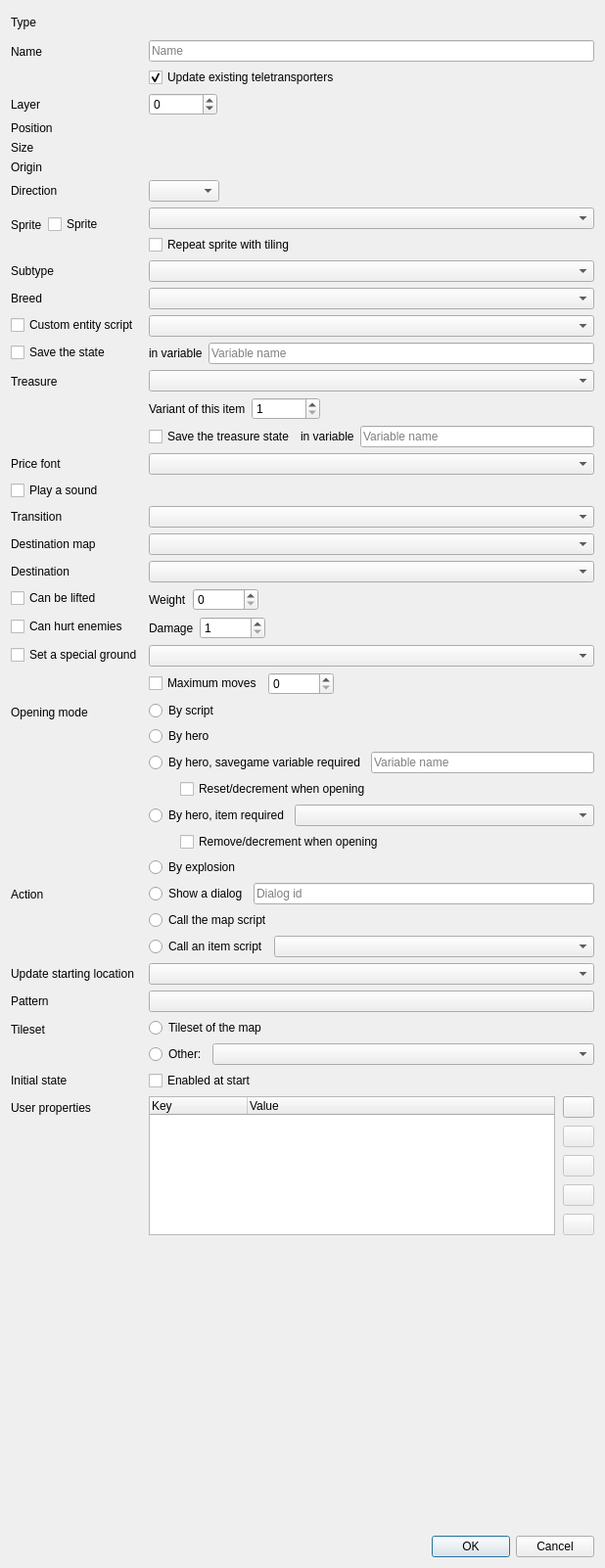
<?xml version="1.0" encoding="UTF-8"?>
<ui version="4.0">
 <class>SolarusEditor::EditEntityDialog</class>
 <widget class="QDialog" name="SolarusEditor::EditEntityDialog">
  <property name="geometry">
   <rect>
    <x>0</x>
    <y>0</y>
    <width>618</width>
    <height>1602</height>
   </rect>
  </property>
  <property name="sizePolicy">
   <sizepolicy hsizetype="Fixed" vsizetype="Fixed">
    <horstretch>0</horstretch>
    <verstretch>0</verstretch>
   </sizepolicy>
  </property>
  <property name="windowTitle">
   <string>Edit an entity</string>
  </property>
  <layout class="QVBoxLayout" name="verticalLayout_3">
   <item>
    <layout class="QFormLayout" name="form_layout">
     <property name="rowWrapPolicy">
      <enum>QFormLayout::RowWrapPolicy::DontWrapRows</enum>
     </property>
     <property name="leftMargin">
      <number>0</number>
     </property>
     <property name="topMargin">
      <number>0</number>
     </property>
     <property name="rightMargin">
      <number>0</number>
     </property>
     <property name="bottomMargin">
      <number>0</number>
     </property>
     <item row="0" column="0">
      <widget class="QLabel" name="type_label">
       <property name="text">
        <string>Type</string>
       </property>
      </widget>
     </item>
     <item row="0" column="1">
      <widget class="QLabel" name="type_field">
       <property name="minimumSize">
        <size>
         <width>0</width>
         <height>24</height>
        </size>
       </property>
       <property name="font">
        <font>
         <bold>true</bold>
        </font>
       </property>
       <property name="text">
        <string/>
       </property>
      </widget>
     </item>
     <item row="1" column="0">
      <widget class="QLabel" name="name_label">
       <property name="text">
        <string>Name</string>
       </property>
      </widget>
     </item>
     <item row="1" column="1">
      <layout class="QVBoxLayout" name="name_layout">
       <property name="leftMargin">
        <number>0</number>
       </property>
       <property name="topMargin">
        <number>0</number>
       </property>
       <property name="rightMargin">
        <number>0</number>
       </property>
       <property name="bottomMargin">
        <number>0</number>
       </property>
       <item>
        <widget class="QLineEdit" name="name_field">
         <property name="placeholderText">
          <string>Name</string>
         </property>
        </widget>
       </item>
       <item>
        <widget class="QCheckBox" name="name_update_teletransporters_check_box">
         <property name="text">
          <string>Update existing teletransporters</string>
         </property>
         <property name="checked">
          <bool>true</bool>
         </property>
        </widget>
       </item>
      </layout>
     </item>
     <item row="2" column="0">
      <widget class="QLabel" name="layer_label">
       <property name="text">
        <string>Layer</string>
       </property>
      </widget>
     </item>
     <item row="2" column="1">
      <widget class="QWidget" name="layer_layout" native="true">
       <layout class="QHBoxLayout" name="horizontalLayout_6">
        <property name="leftMargin">
         <number>0</number>
        </property>
        <property name="topMargin">
         <number>0</number>
        </property>
        <property name="rightMargin">
         <number>0</number>
        </property>
        <property name="bottomMargin">
         <number>0</number>
        </property>
        <item>
         <widget class="QSpinBox" name="layer_field">
          <property name="minimumSize">
           <size>
            <width>70</width>
            <height>0</height>
           </size>
          </property>
          <property name="minimum">
           <number>-9999</number>
          </property>
          <property name="maximum">
           <number>9999</number>
          </property>
         </widget>
        </item>
        <item>
         <spacer name="layer_spacer">
          <property name="orientation">
           <enum>Qt::Orientation::Horizontal</enum>
          </property>
          <property name="sizeHint" stdset="0">
           <size>
            <width>0</width>
            <height>0</height>
           </size>
          </property>
         </spacer>
        </item>
       </layout>
      </widget>
     </item>
     <item row="3" column="0">
      <widget class="QLabel" name="position_label">
       <property name="text">
        <string>Position</string>
       </property>
      </widget>
     </item>
     <item row="3" column="1">
      <widget class="SolarusEditor::PairSpinBox" name="xy_field" native="true"/>
     </item>
     <item row="4" column="0">
      <widget class="QLabel" name="size_label">
       <property name="text">
        <string>Size</string>
       </property>
      </widget>
     </item>
     <item row="4" column="1">
      <widget class="SolarusEditor::PairSpinBox" name="size_field" native="true"/>
     </item>
     <item row="5" column="0">
      <widget class="QLabel" name="origin_label">
       <property name="text">
        <string>Origin</string>
       </property>
      </widget>
     </item>
     <item row="5" column="1">
      <widget class="SolarusEditor::PairSpinBox" name="origin_field" native="true"/>
     </item>
     <item row="6" column="0">
      <widget class="QLabel" name="direction_label">
       <property name="text">
        <string>Direction</string>
       </property>
      </widget>
     </item>
     <item row="6" column="1">
      <widget class="QWidget" name="direction_layout" native="true">
       <layout class="QHBoxLayout" name="layout_4">
        <property name="leftMargin">
         <number>0</number>
        </property>
        <property name="topMargin">
         <number>0</number>
        </property>
        <property name="rightMargin">
         <number>0</number>
        </property>
        <property name="bottomMargin">
         <number>0</number>
        </property>
        <item>
         <widget class="QComboBox" name="direction_field"/>
        </item>
        <item>
         <spacer name="direction_spacer">
          <property name="orientation">
           <enum>Qt::Orientation::Horizontal</enum>
          </property>
          <property name="sizeHint" stdset="0">
           <size>
            <width>0</width>
            <height>0</height>
           </size>
          </property>
         </spacer>
        </item>
       </layout>
      </widget>
     </item>
     <item row="7" column="0">
      <widget class="QWidget" name="sprite_label_check_box" native="true">
       <layout class="QHBoxLayout" name="horizontalLayout_2">
        <property name="leftMargin">
         <number>0</number>
        </property>
        <property name="topMargin">
         <number>0</number>
        </property>
        <property name="rightMargin">
         <number>0</number>
        </property>
        <property name="bottomMargin">
         <number>0</number>
        </property>
        <item>
         <widget class="QLabel" name="sprite_label">
          <property name="text">
           <string>Sprite</string>
          </property>
         </widget>
        </item>
        <item>
         <widget class="QCheckBox" name="sprite_check_box">
          <property name="text">
           <string>Sprite</string>
          </property>
         </widget>
        </item>
       </layout>
      </widget>
     </item>
     <item row="7" column="1">
      <layout class="QVBoxLayout" name="sprite_layout">
       <property name="leftMargin">
        <number>0</number>
       </property>
       <property name="topMargin">
        <number>0</number>
       </property>
       <property name="rightMargin">
        <number>0</number>
       </property>
       <property name="bottomMargin">
        <number>0</number>
       </property>
       <item>
        <widget class="SolarusEditor::ResourceSelector" name="sprite_field"/>
       </item>
       <item>
        <widget class="QCheckBox" name="tiled_field">
         <property name="text">
          <string>Repeat sprite with tiling</string>
         </property>
        </widget>
       </item>
      </layout>
     </item>
     <item row="8" column="0">
      <widget class="QLabel" name="subtype_label">
       <property name="text">
        <string>Subtype</string>
       </property>
      </widget>
     </item>
     <item row="8" column="1">
      <widget class="QComboBox" name="subtype_field"/>
     </item>
     <item row="9" column="0">
      <widget class="QLabel" name="breed_label">
       <property name="text">
        <string>Breed</string>
       </property>
      </widget>
     </item>
     <item row="9" column="1">
      <widget class="SolarusEditor::ResourceSelector" name="breed_field"/>
     </item>
     <item row="10" column="0">
      <widget class="QCheckBox" name="model_check_box">
       <property name="text">
        <string>Custom entity script</string>
       </property>
      </widget>
     </item>
     <item row="10" column="1">
      <widget class="SolarusEditor::ResourceSelector" name="model_field"/>
     </item>
     <item row="11" column="0">
      <widget class="QCheckBox" name="savegame_variable_check_box">
       <property name="text">
        <string>Save the state</string>
       </property>
      </widget>
     </item>
     <item row="11" column="1">
      <widget class="QWidget" name="savegame_variable_layout" native="true">
       <layout class="QHBoxLayout" name="horizontalLayout">
        <property name="leftMargin">
         <number>0</number>
        </property>
        <property name="topMargin">
         <number>0</number>
        </property>
        <property name="rightMargin">
         <number>0</number>
        </property>
        <property name="bottomMargin">
         <number>0</number>
        </property>
        <item>
         <widget class="QLabel" name="savegame_variable_label">
          <property name="text">
           <string>in variable</string>
          </property>
         </widget>
        </item>
        <item>
         <widget class="QLineEdit" name="savegame_variable_field">
          <property name="placeholderText">
           <string>Variable name</string>
          </property>
         </widget>
        </item>
       </layout>
      </widget>
     </item>
     <item row="12" column="0">
      <widget class="QLabel" name="treasure_label">
       <property name="text">
        <string>Treasure</string>
       </property>
      </widget>
     </item>
     <item row="12" column="1">
      <widget class="QWidget" name="treasure_layout" native="true">
       <layout class="QVBoxLayout" name="layout_3">
        <property name="leftMargin">
         <number>0</number>
        </property>
        <property name="topMargin">
         <number>0</number>
        </property>
        <property name="rightMargin">
         <number>0</number>
        </property>
        <property name="bottomMargin">
         <number>0</number>
        </property>
        <item>
         <widget class="SolarusEditor::ResourceSelector" name="treasure_name_field"/>
        </item>
        <item>
         <layout class="QHBoxLayout" name="horizontal_layout_3">
          <property name="leftMargin">
           <number>0</number>
          </property>
          <property name="topMargin">
           <number>0</number>
          </property>
          <property name="rightMargin">
           <number>0</number>
          </property>
          <property name="bottomMargin">
           <number>0</number>
          </property>
          <item>
           <widget class="QLabel" name="treasure_variant_label">
            <property name="text">
             <string>Variant of this item</string>
            </property>
           </widget>
          </item>
          <item>
           <widget class="QSpinBox" name="treasure_variant_field">
            <property name="minimumSize">
             <size>
              <width>70</width>
              <height>0</height>
             </size>
            </property>
            <property name="minimum">
             <number>1</number>
            </property>
            <property name="maximum">
             <number>999</number>
            </property>
           </widget>
          </item>
          <item>
           <spacer name="horizontal_spacer_4">
            <property name="orientation">
             <enum>Qt::Orientation::Horizontal</enum>
            </property>
            <property name="sizeHint" stdset="0">
             <size>
              <width>0</width>
              <height>0</height>
             </size>
            </property>
           </spacer>
          </item>
         </layout>
        </item>
        <item>
         <layout class="QHBoxLayout" name="horizontal_layout_4">
          <property name="leftMargin">
           <number>0</number>
          </property>
          <property name="topMargin">
           <number>0</number>
          </property>
          <property name="rightMargin">
           <number>0</number>
          </property>
          <property name="bottomMargin">
           <number>0</number>
          </property>
          <item>
           <widget class="QCheckBox" name="save_treasure_check_box">
            <property name="text">
             <string>Save the treasure state</string>
            </property>
           </widget>
          </item>
          <item>
           <widget class="QLabel" name="treasure_savegame_variable_label">
            <property name="text">
             <string>in variable</string>
            </property>
           </widget>
          </item>
          <item>
           <widget class="QLineEdit" name="treasure_savegame_variable_field">
            <property name="minimumSize">
             <size>
              <width>180</width>
              <height>0</height>
             </size>
            </property>
            <property name="placeholderText">
             <string>Variable name</string>
            </property>
           </widget>
          </item>
         </layout>
        </item>
       </layout>
      </widget>
     </item>
     <item row="13" column="0">
      <widget class="QLabel" name="font_label">
       <property name="text">
        <string>Price font</string>
       </property>
      </widget>
     </item>
     <item row="13" column="1">
      <widget class="SolarusEditor::ResourceSelector" name="font_field"/>
     </item>
     <item row="14" column="0">
      <widget class="QCheckBox" name="sound_check_box">
       <property name="text">
        <string>Play a sound</string>
       </property>
      </widget>
     </item>
     <item row="14" column="1">
      <widget class="SolarusEditor::SoundChooser" name="sound_field" native="true"/>
     </item>
     <item row="15" column="0">
      <widget class="QLabel" name="transition_label">
       <property name="text">
        <string>Transition</string>
       </property>
      </widget>
     </item>
     <item row="15" column="1">
      <widget class="SolarusEditor::EnumSelector&lt;SolarusEditor::TransitionStyle&gt;" name="transition_field"/>
     </item>
     <item row="16" column="0">
      <widget class="QLabel" name="destination_map_label">
       <property name="text">
        <string>Destination map</string>
       </property>
      </widget>
     </item>
     <item row="16" column="1">
      <widget class="SolarusEditor::ResourceSelector" name="destination_map_field"/>
     </item>
     <item row="17" column="0">
      <widget class="QLabel" name="destination_label">
       <property name="text">
        <string>Destination</string>
       </property>
      </widget>
     </item>
     <item row="17" column="1">
      <widget class="SolarusEditor::EntitySelector" name="destination_field"/>
     </item>
     <item row="18" column="0">
      <widget class="QCheckBox" name="weight_check_box">
       <property name="text">
        <string>Can be lifted</string>
       </property>
      </widget>
     </item>
     <item row="18" column="1">
      <widget class="QWidget" name="weight_layout" native="true">
       <layout class="QHBoxLayout" name="horizontalLayout_3">
        <property name="leftMargin">
         <number>0</number>
        </property>
        <property name="topMargin">
         <number>0</number>
        </property>
        <property name="rightMargin">
         <number>0</number>
        </property>
        <property name="bottomMargin">
         <number>0</number>
        </property>
        <item>
         <widget class="QLabel" name="weight_label">
          <property name="text">
           <string>Weight</string>
          </property>
         </widget>
        </item>
        <item>
         <widget class="QSpinBox" name="weight_field">
          <property name="maximumSize">
           <size>
            <width>70</width>
            <height>16777215</height>
           </size>
          </property>
          <property name="minimum">
           <number>0</number>
          </property>
          <property name="maximum">
           <number>999999</number>
          </property>
         </widget>
        </item>
        <item>
         <spacer name="weight_spacer">
          <property name="orientation">
           <enum>Qt::Orientation::Horizontal</enum>
          </property>
          <property name="sizeHint" stdset="0">
           <size>
            <width>0</width>
            <height>0</height>
           </size>
          </property>
         </spacer>
        </item>
       </layout>
      </widget>
     </item>
     <item row="19" column="0">
      <widget class="QCheckBox" name="damage_on_enemies_check_box">
       <property name="text">
        <string>Can hurt enemies</string>
       </property>
      </widget>
     </item>
     <item row="19" column="1">
      <widget class="QWidget" name="damage_on_enemies_layout" native="true">
       <layout class="QHBoxLayout" name="horizontalLayout_4">
        <property name="leftMargin">
         <number>0</number>
        </property>
        <property name="topMargin">
         <number>0</number>
        </property>
        <property name="rightMargin">
         <number>0</number>
        </property>
        <property name="bottomMargin">
         <number>0</number>
        </property>
        <item>
         <widget class="QLabel" name="damage_on_enemies_label">
          <property name="text">
           <string>Damage</string>
          </property>
         </widget>
        </item>
        <item>
         <widget class="QSpinBox" name="damage_on_enemies_field">
          <property name="maximumSize">
           <size>
            <width>70</width>
            <height>16777215</height>
           </size>
          </property>
          <property name="minimum">
           <number>1</number>
          </property>
          <property name="maximum">
           <number>999999</number>
          </property>
         </widget>
        </item>
        <item>
         <spacer name="damage_on_enemies_spacer">
          <property name="orientation">
           <enum>Qt::Orientation::Horizontal</enum>
          </property>
          <property name="sizeHint" stdset="0">
           <size>
            <width>0</width>
            <height>0</height>
           </size>
          </property>
         </spacer>
        </item>
       </layout>
      </widget>
     </item>
     <item row="20" column="0">
      <widget class="QCheckBox" name="ground_check_box">
       <property name="text">
        <string>Set a special ground</string>
       </property>
      </widget>
     </item>
     <item row="20" column="1">
      <widget class="SolarusEditor::EnumSelector&lt;SolarusEditor::Ground&gt;" name="ground_field"/>
     </item>
     <item row="21" column="1">
      <widget class="QWidget" name="max_moves_layout" native="true">
       <property name="sizePolicy">
        <sizepolicy hsizetype="Preferred" vsizetype="Fixed">
         <horstretch>0</horstretch>
         <verstretch>0</verstretch>
        </sizepolicy>
       </property>
       <layout class="QHBoxLayout" name="horizontalLayout_7">
        <property name="leftMargin">
         <number>0</number>
        </property>
        <property name="topMargin">
         <number>0</number>
        </property>
        <property name="rightMargin">
         <number>0</number>
        </property>
        <property name="bottomMargin">
         <number>0</number>
        </property>
        <item>
         <widget class="QCheckBox" name="max_moves_check_box">
          <property name="text">
           <string>Maximum moves</string>
          </property>
         </widget>
        </item>
        <item>
         <widget class="QSpinBox" name="max_moves_field">
          <property name="maximumSize">
           <size>
            <width>70</width>
            <height>16777215</height>
           </size>
          </property>
          <property name="maximum">
           <number>999999</number>
          </property>
         </widget>
        </item>
        <item>
         <spacer name="horizontal_spacer">
          <property name="orientation">
           <enum>Qt::Orientation::Horizontal</enum>
          </property>
          <property name="sizeHint" stdset="0">
           <size>
            <width>184</width>
            <height>0</height>
           </size>
          </property>
         </spacer>
        </item>
       </layout>
      </widget>
     </item>
     <item row="22" column="0">
      <widget class="QLabel" name="opening_method_label">
       <property name="text">
        <string>Opening mode</string>
       </property>
      </widget>
     </item>
     <item row="22" column="1">
      <widget class="QWidget" name="opening_method_layout" native="true">
       <layout class="QVBoxLayout" name="verticalLayout">
        <property name="leftMargin">
         <number>0</number>
        </property>
        <property name="topMargin">
         <number>0</number>
        </property>
        <property name="rightMargin">
         <number>0</number>
        </property>
        <property name="bottomMargin">
         <number>0</number>
        </property>
        <item>
         <widget class="QRadioButton" name="opening_method_none_radio">
          <property name="text">
           <string>By script</string>
          </property>
         </widget>
        </item>
        <item>
         <widget class="QRadioButton" name="opening_method_interaction_radio">
          <property name="text">
           <string>By hero</string>
          </property>
         </widget>
        </item>
        <item>
         <layout class="QHBoxLayout" name="opening_condition_savegame_variable_layout">
          <property name="leftMargin">
           <number>0</number>
          </property>
          <property name="topMargin">
           <number>0</number>
          </property>
          <property name="rightMargin">
           <number>0</number>
          </property>
          <property name="bottomMargin">
           <number>0</number>
          </property>
          <item>
           <widget class="QRadioButton" name="opening_method_savegame_variable_radio">
            <property name="text">
             <string>By hero, savegame variable required</string>
            </property>
           </widget>
          </item>
          <item>
           <widget class="QLineEdit" name="opening_condition_savegame_variable_field">
            <property name="minimumSize">
             <size>
              <width>180</width>
              <height>0</height>
             </size>
            </property>
            <property name="placeholderText">
             <string>Variable name</string>
            </property>
           </widget>
          </item>
         </layout>
        </item>
        <item>
         <layout class="QHBoxLayout" name="opening_condition_savegame_variable_consumed_layout">
          <property name="spacing">
           <number>0</number>
          </property>
          <property name="leftMargin">
           <number>0</number>
          </property>
          <property name="topMargin">
           <number>0</number>
          </property>
          <property name="rightMargin">
           <number>0</number>
          </property>
          <property name="bottomMargin">
           <number>0</number>
          </property>
          <item>
           <spacer name="opening_condition_savegame_variable_consumed_spacer">
            <property name="orientation">
             <enum>Qt::Orientation::Horizontal</enum>
            </property>
            <property name="sizeType">
             <enum>QSizePolicy::Policy::Fixed</enum>
            </property>
            <property name="sizeHint" stdset="0">
             <size>
              <width>32</width>
              <height>0</height>
             </size>
            </property>
           </spacer>
          </item>
          <item>
           <widget class="QCheckBox" name="opening_condition_savegame_variable_consumed_check_box">
            <property name="text">
             <string>Reset/decrement when opening</string>
            </property>
           </widget>
          </item>
         </layout>
        </item>
        <item>
         <layout class="QHBoxLayout" name="opening_condition_item_layout">
          <property name="leftMargin">
           <number>0</number>
          </property>
          <property name="topMargin">
           <number>0</number>
          </property>
          <property name="rightMargin">
           <number>0</number>
          </property>
          <property name="bottomMargin">
           <number>0</number>
          </property>
          <item>
           <widget class="QRadioButton" name="opening_method_item_radio">
            <property name="text">
             <string>By hero, item required</string>
            </property>
           </widget>
          </item>
          <item>
           <widget class="SolarusEditor::ResourceSelector" name="opening_condition_item_field">
            <property name="sizePolicy">
             <sizepolicy hsizetype="Expanding" vsizetype="Fixed">
              <horstretch>0</horstretch>
              <verstretch>0</verstretch>
             </sizepolicy>
            </property>
           </widget>
          </item>
         </layout>
        </item>
        <item>
         <layout class="QHBoxLayout" name="opening_condition_item_consumed_layout">
          <property name="spacing">
           <number>0</number>
          </property>
          <property name="leftMargin">
           <number>0</number>
          </property>
          <property name="topMargin">
           <number>0</number>
          </property>
          <property name="rightMargin">
           <number>0</number>
          </property>
          <property name="bottomMargin">
           <number>0</number>
          </property>
          <item>
           <spacer name="opening_condition_item_consumed_spacer">
            <property name="orientation">
             <enum>Qt::Orientation::Horizontal</enum>
            </property>
            <property name="sizeType">
             <enum>QSizePolicy::Policy::Fixed</enum>
            </property>
            <property name="sizeHint" stdset="0">
             <size>
              <width>32</width>
              <height>0</height>
             </size>
            </property>
           </spacer>
          </item>
          <item>
           <widget class="QCheckBox" name="opening_condition_item_consumed_check_box">
            <property name="text">
             <string>Remove/decrement when opening</string>
            </property>
           </widget>
          </item>
         </layout>
        </item>
        <item>
         <widget class="QRadioButton" name="opening_method_explosion_radio">
          <property name="text">
           <string>By explosion</string>
          </property>
         </widget>
        </item>
       </layout>
      </widget>
     </item>
     <item row="23" column="0">
      <widget class="QLabel" name="behavior_label">
       <property name="text">
        <string>Action</string>
       </property>
      </widget>
     </item>
     <item row="23" column="1">
      <widget class="QWidget" name="behavior_layout" native="true">
       <layout class="QVBoxLayout" name="layout_5">
        <property name="leftMargin">
         <number>0</number>
        </property>
        <property name="topMargin">
         <number>0</number>
        </property>
        <property name="rightMargin">
         <number>0</number>
        </property>
        <property name="bottomMargin">
         <number>0</number>
        </property>
        <item>
         <layout class="QHBoxLayout" name="behavior_dialog_layout">
          <property name="leftMargin">
           <number>0</number>
          </property>
          <property name="topMargin">
           <number>0</number>
          </property>
          <property name="rightMargin">
           <number>0</number>
          </property>
          <property name="bottomMargin">
           <number>0</number>
          </property>
          <item>
           <widget class="QRadioButton" name="behavior_dialog_radio">
            <property name="text">
             <string>Show a dialog</string>
            </property>
           </widget>
          </item>
          <item>
           <widget class="QLineEdit" name="behavior_dialog_field">
            <property name="placeholderText">
             <string>Dialog id</string>
            </property>
           </widget>
          </item>
         </layout>
        </item>
        <item>
         <widget class="QRadioButton" name="behavior_map_radio">
          <property name="text">
           <string>Call the map script</string>
          </property>
         </widget>
        </item>
        <item>
         <layout class="QHBoxLayout" name="behavior_item_layout">
          <property name="leftMargin">
           <number>0</number>
          </property>
          <property name="topMargin">
           <number>0</number>
          </property>
          <property name="rightMargin">
           <number>0</number>
          </property>
          <property name="bottomMargin">
           <number>0</number>
          </property>
          <item>
           <widget class="QRadioButton" name="behavior_item_radio">
            <property name="text">
             <string>Call an item script</string>
            </property>
           </widget>
          </item>
          <item>
           <widget class="SolarusEditor::ResourceSelector" name="behavior_item_field">
            <property name="sizePolicy">
             <sizepolicy hsizetype="Expanding" vsizetype="Fixed">
              <horstretch>0</horstretch>
              <verstretch>0</verstretch>
             </sizepolicy>
            </property>
           </widget>
          </item>
         </layout>
        </item>
       </layout>
      </widget>
     </item>
     <item row="24" column="0">
      <widget class="QLabel" name="starting_location_mode_label">
       <property name="text">
        <string>Update starting location</string>
       </property>
      </widget>
     </item>
     <item row="24" column="1">
      <widget class="SolarusEditor::EnumSelector&lt;SolarusEditor::StartingLocationMode&gt;" name="starting_location_mode_field">
       <property name="toolTip">
        <string>Only possible if the destination has a name</string>
       </property>
      </widget>
     </item>
     <item row="25" column="0">
      <widget class="QLabel" name="pattern_label">
       <property name="text">
        <string>Pattern</string>
       </property>
      </widget>
     </item>
     <item row="25" column="1">
      <widget class="SolarusEditor::PatternChooser" name="pattern_field">
       <property name="toolTip">
        <string>Click to choose another pattern</string>
       </property>
      </widget>
     </item>
     <item row="26" column="0">
      <widget class="QLabel" name="tileset_label">
       <property name="text">
        <string>Tileset</string>
       </property>
      </widget>
     </item>
     <item row="26" column="1">
      <widget class="QWidget" name="tileset_layout" native="true">
       <layout class="QVBoxLayout" name="tileset_layout_3">
        <property name="leftMargin">
         <number>0</number>
        </property>
        <property name="topMargin">
         <number>0</number>
        </property>
        <property name="rightMargin">
         <number>0</number>
        </property>
        <property name="bottomMargin">
         <number>0</number>
        </property>
        <item>
         <widget class="QRadioButton" name="tileset_from_map_radio">
          <property name="text">
           <string>Tileset of the map</string>
          </property>
         </widget>
        </item>
        <item>
         <layout class="QHBoxLayout" name="horizontal_layout_5">
          <property name="leftMargin">
           <number>0</number>
          </property>
          <property name="topMargin">
           <number>0</number>
          </property>
          <property name="rightMargin">
           <number>0</number>
          </property>
          <property name="bottomMargin">
           <number>0</number>
          </property>
          <item>
           <widget class="QRadioButton" name="tileset_other_radio">
            <property name="text">
             <string>Other:</string>
            </property>
           </widget>
          </item>
          <item>
           <widget class="SolarusEditor::ResourceSelector" name="tileset_field">
            <property name="sizePolicy">
             <sizepolicy hsizetype="Expanding" vsizetype="Fixed">
              <horstretch>0</horstretch>
              <verstretch>0</verstretch>
             </sizepolicy>
            </property>
           </widget>
          </item>
         </layout>
        </item>
       </layout>
      </widget>
     </item>
     <item row="27" column="0">
      <widget class="QLabel" name="enabled_at_start_label">
       <property name="text">
        <string>Initial state</string>
       </property>
      </widget>
     </item>
     <item row="27" column="1">
      <widget class="QCheckBox" name="enabled_at_start_field">
       <property name="text">
        <string>Enabled at start</string>
       </property>
      </widget>
     </item>
     <item row="28" column="0">
      <widget class="QLabel" name="user_properties_label">
       <property name="text">
        <string>User properties</string>
       </property>
      </widget>
     </item>
     <item row="28" column="1">
      <layout class="QHBoxLayout" name="custom_properties_layout" stretch="1,0">
       <property name="spacing">
        <number>8</number>
       </property>
       <property name="leftMargin">
        <number>0</number>
       </property>
       <property name="topMargin">
        <number>0</number>
       </property>
       <property name="rightMargin">
        <number>0</number>
       </property>
       <property name="bottomMargin">
        <number>0</number>
       </property>
       <item>
        <widget class="QTreeWidget" name="user_properties_table">
         <property name="sizePolicy">
          <sizepolicy hsizetype="Expanding" vsizetype="Ignored">
           <horstretch>0</horstretch>
           <verstretch>0</verstretch>
          </sizepolicy>
         </property>
         <property name="indentation">
          <number>10</number>
         </property>
         <property name="uniformRowHeights">
          <bool>true</bool>
         </property>
         <property name="allColumnsShowFocus">
          <bool>true</bool>
         </property>
         <attribute name="headerVisible">
          <bool>true</bool>
         </attribute>
         <column>
          <property name="text">
           <string>Key</string>
          </property>
         </column>
         <column>
          <property name="text">
           <string>Value</string>
          </property>
         </column>
        </widget>
       </item>
       <item>
        <layout class="QVBoxLayout" name="user_properties_buttons_layout">
         <property name="leftMargin">
          <number>0</number>
         </property>
         <property name="topMargin">
          <number>0</number>
         </property>
         <property name="rightMargin">
          <number>0</number>
         </property>
         <property name="bottomMargin">
          <number>0</number>
         </property>
         <item>
          <widget class="QPushButton" name="add_property_button">
           <property name="maximumSize">
            <size>
             <width>32</width>
             <height>32</height>
            </size>
           </property>
           <property name="toolTip">
            <string>Add property</string>
           </property>
           <property name="text">
            <string/>
           </property>
           <property name="icon">
            <iconset resource="../../resources/images.qrc">
             <normaloff>:/images/icon_add.svg</normaloff>:/images/icon_add.svg</iconset>
           </property>
          </widget>
         </item>
         <item>
          <widget class="QPushButton" name="change_property_key_button">
           <property name="enabled">
            <bool>false</bool>
           </property>
           <property name="maximumSize">
            <size>
             <width>32</width>
             <height>32</height>
            </size>
           </property>
           <property name="toolTip">
            <string>Change property key</string>
           </property>
           <property name="text">
            <string/>
           </property>
           <property name="icon">
            <iconset resource="../../resources/images.qrc">
             <normaloff>:/images/icon_rename.svg</normaloff>:/images/icon_rename.svg</iconset>
           </property>
          </widget>
         </item>
         <item>
          <widget class="QPushButton" name="delete_property_button">
           <property name="enabled">
            <bool>false</bool>
           </property>
           <property name="maximumSize">
            <size>
             <width>32</width>
             <height>32</height>
            </size>
           </property>
           <property name="toolTip">
            <string>Delete property</string>
           </property>
           <property name="text">
            <string/>
           </property>
           <property name="icon">
            <iconset resource="../../resources/images.qrc">
             <normaloff>:/images/icon_delete.svg</normaloff>:/images/icon_delete.svg</iconset>
           </property>
          </widget>
         </item>
         <item>
          <widget class="QPushButton" name="move_property_up_button">
           <property name="enabled">
            <bool>false</bool>
           </property>
           <property name="maximumSize">
            <size>
             <width>32</width>
             <height>32</height>
            </size>
           </property>
           <property name="toolTip">
            <string>Move up</string>
           </property>
           <property name="text">
            <string/>
           </property>
           <property name="icon">
            <iconset resource="../../resources/images.qrc">
             <normaloff>:/images/icon_up.svg</normaloff>:/images/icon_up.svg</iconset>
           </property>
          </widget>
         </item>
         <item>
          <widget class="QPushButton" name="move_property_down_button">
           <property name="enabled">
            <bool>false</bool>
           </property>
           <property name="maximumSize">
            <size>
             <width>32</width>
             <height>32</height>
            </size>
           </property>
           <property name="toolTip">
            <string>Move down</string>
           </property>
           <property name="text">
            <string/>
           </property>
           <property name="icon">
            <iconset resource="../../resources/images.qrc">
             <normaloff>:/images/icon_down.svg</normaloff>:/images/icon_down.svg</iconset>
           </property>
          </widget>
         </item>
        </layout>
       </item>
      </layout>
     </item>
    </layout>
   </item>
   <item>
    <spacer name="verticalSpacer">
     <property name="orientation">
      <enum>Qt::Orientation::Vertical</enum>
     </property>
     <property name="sizeHint" stdset="0">
      <size>
       <width>0</width>
       <height>0</height>
      </size>
     </property>
    </spacer>
   </item>
   <item>
    <widget class="QDialogButtonBox" name="button_box">
     <property name="orientation">
      <enum>Qt::Orientation::Horizontal</enum>
     </property>
     <property name="standardButtons">
      <set>QDialogButtonBox::StandardButton::Cancel|QDialogButtonBox::StandardButton::Ok</set>
     </property>
     <property name="centerButtons">
      <bool>false</bool>
     </property>
    </widget>
   </item>
  </layout>
 </widget>
 <customwidgets>
  <customwidget>
   <class>SolarusEditor::ResourceSelector</class>
   <extends>QComboBox</extends>
   <header>include/widgets/resource_selector.h</header>
  </customwidget>
  <customwidget>
   <class>SolarusEditor::PairSpinBox</class>
   <extends>QWidget</extends>
   <header>widgets/pair_spin_box.h</header>
   <container>1</container>
  </customwidget>
  <customwidget>
   <class>SolarusEditor::EnumSelector&lt;SolarusEditor::TransitionStyle&gt;</class>
   <extends>QComboBox</extends>
   <header>transition_traits.h</header>
  </customwidget>
  <customwidget>
   <class>SolarusEditor::EntitySelector</class>
   <extends>QComboBox</extends>
   <header>widgets/entity_selector.h</header>
  </customwidget>
  <customwidget>
   <class>SolarusEditor::EnumSelector&lt;SolarusEditor::Ground&gt;</class>
   <extends>QComboBox</extends>
   <header>ground_traits.h</header>
  </customwidget>
  <customwidget>
   <class>SolarusEditor::EnumSelector&lt;SolarusEditor::StartingLocationMode&gt;</class>
   <extends>QComboBox</extends>
   <header>starting_location_mode_traits.h</header>
  </customwidget>
  <customwidget>
   <class>SolarusEditor::SoundChooser</class>
   <extends>QWidget</extends>
   <header>widgets/sound_chooser.h</header>
   <container>1</container>
  </customwidget>
  <customwidget>
   <class>SolarusEditor::PatternChooser</class>
   <extends>QPushButton</extends>
   <header>widgets/pattern_chooser.h</header>
  </customwidget>
 </customwidgets>
 <resources>
  <include location="../../resources/images.qrc"/>
 </resources>
 <connections>
  <connection>
   <sender>button_box</sender>
   <signal>accepted()</signal>
   <receiver>SolarusEditor::EditEntityDialog</receiver>
   <slot>accept()</slot>
   <hints>
    <hint type="sourcelabel">
     <x>248</x>
     <y>254</y>
    </hint>
    <hint type="destinationlabel">
     <x>157</x>
     <y>274</y>
    </hint>
   </hints>
  </connection>
  <connection>
   <sender>button_box</sender>
   <signal>rejected()</signal>
   <receiver>SolarusEditor::EditEntityDialog</receiver>
   <slot>reject()</slot>
   <hints>
    <hint type="sourcelabel">
     <x>316</x>
     <y>260</y>
    </hint>
    <hint type="destinationlabel">
     <x>286</x>
     <y>274</y>
    </hint>
   </hints>
  </connection>
 </connections>
</ui>
